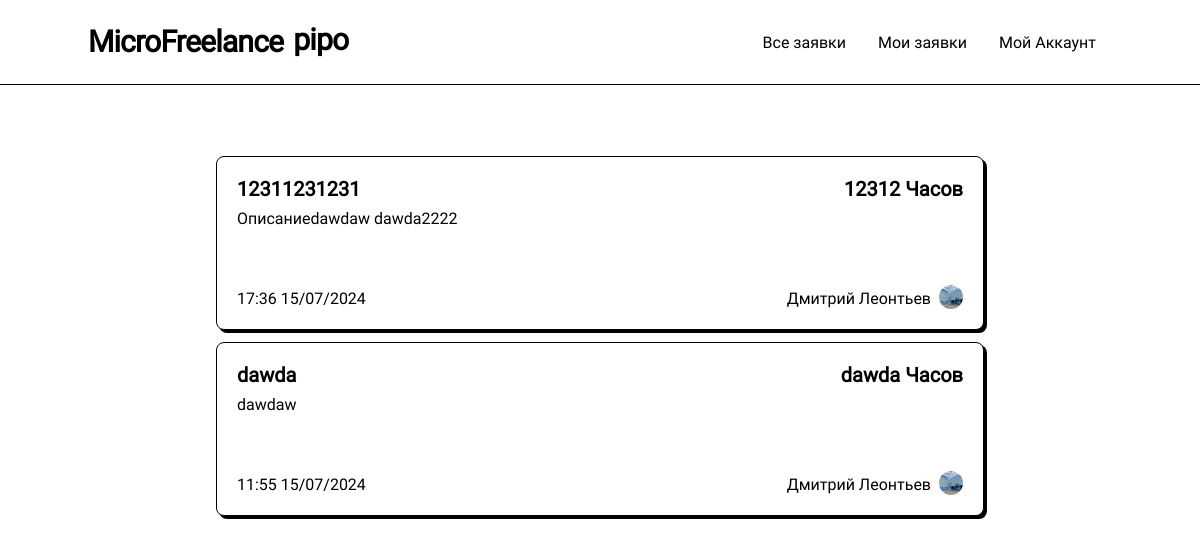
Page /all-tasks on the earlier database version.
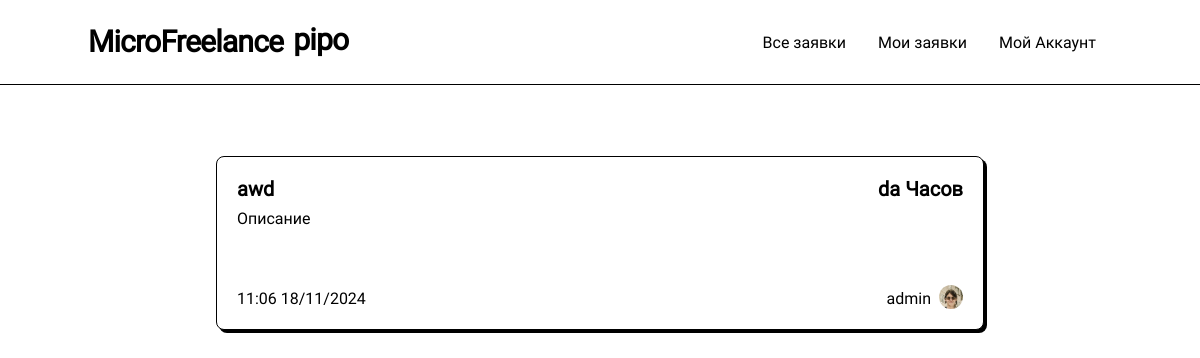
Same page on the later database version.
### models.py (models this page shows, shortened)
class Post(db.Model):
    __table_name__ = "posts"
    id: Mapped[int]                         = mapped_column(primary_key=True)
    title: Mapped[str]                      = mapped_column(String(64))
    data: Mapped[str]                       = mapped_column(String(256))
    data_text: Mapped[str]                  = mapped_column(String(256))
    coast: Mapped[str]                      = mapped_column(String(64))
    currency: Mapped[str]                   = mapped_column(String(64))
    author_id: Mapped[int]                  = mapped_column(ForeignKey(User.id))
    create_date: Mapped[datetime.datetime]  = mapped_column(DateTime(timezone=True), server_default=func.now())
    update_date: Mapped[datetime.datetime]  = mapped_column(DateTime(timezone=True), server_default=func.now())
    selected: Mapped[bool]                  = mapped_column(default=False)
    selected_date: Mapped[Optional[datetime.datetime]] = mapped_column(DateTime(timezone=True))
    archived: Mapped[bool]                  = mapped_column(default=False)
    archived_date: Mapped[Optional[datetime.datetime]] = mapped_column(DateTime(timezone=True))
    selected_respond_author_id: Mapped[Optional[int]] = mapped_column()
    respond: Mapped[list["PostRespond"]]    = relationship(back_populates="post", cascade="all, delete")
    author: Mapped["User"] = relationship()

class User(UserMixin, db.Model):
    __table_name__ = "users"
    id: Mapped[int]                         = mapped_column(primary_key=True)
    login: Mapped[str]                      = mapped_column(String(64), index=True, unique=True)
    password_hash: Mapped[Optional[str]]    = mapped_column(String(256))
    name: Mapped[Optional[str]]             = mapped_column(String(64))
    aboutme: Mapped[Optional[str]]          = mapped_column(String(256))
    contact_info: Mapped[Optional[str]]     = mapped_column(String(256))
    account_type: Mapped[str]               = mapped_column(String(256), default='student')

### routes.py (the view)
@app.route('/')
@app.route('/index')
@app.route('/all-tasks/<filter>')
@app.route('/all-tasks/')
@app.route('/all-tasks')
def all_tasks(filter = None):
    query = sa.select(Post)                                 \
        .where(Post.selected == False)           \
        .where(Post.archived == False)                      \
        .order_by(Post.selected.desc(), Post.update_date.desc())
    tasks = list(db.session.scalars(query))
    if current_user.is_authenticated and current_user.check_role(['admin', 'teacher']):
        for task in tasks:
            respond_count = sa.select(func.count('*')).where(PostRespond.post_id == task.id)
            task.respond_count = db.session.scalar(respond_count)
    return render_template('post_list.html', tasks = tasks, create_new = True, null_message='Сейчас на сайте обьявлений нет, приходите ещё')

### routes.py (called while the page is built)
def render_template(*args, **kwargs):
    kwargs['current_user'] = current_user
    return base_render_teplate(*args, **kwargs)

### templates/post_list.html (shortened to what this page needs)
{% extends 'base/base.html' %}
{% block content %}
<div class="list">
    {% for task in tasks %}
        <a href="/post/{{ task.id }}">
            <div class="post">
                <div class="top-line">
                    <p class="title"> {{ task.title }} </p>
                    <p class="coast">{{ task.coast  }} {{ task.currency }}</p>
                </div>
                <p class="about">{{ task.data_text|truncate(150) }}</p>
                <div class="bottom-line">
                    <div class="date-author">
                        <p class="date">
                            {{ task.create_date.strftime("%H:%M %d/%m/%Y")}}
                        </p>
                        <div class="author">
                            <p class="name">{{ task.author.name }}</p>
                            <img class="avatar" src="{{ url_for('static', filename='avatars/' + task.author.login + '.webp') }}"
                            onerror="this.src='/static/avatars/placeholder.svg'">
                        </div>
                    </div>
                </div>
            </div>
        </a>
    {% endfor %}
</div>
{% endblock %}

Differences in the rows shown:
removed Post: title "12311231231", coast "12312", currency "Часов", data_text "Описаниеdawdaw dawda2222", create_date "17:36 15/07/2024", author.name "Дмитрий Леонтьев", login (picture)
removed Post: title "dawda", coast "dawda", currency "Часов", data_text "dawdaw", create_date "11:55 15/07/2024", author.name "Дмитрий Леонтьев", login (picture)
now on this page (row edited): Post: title "awd", coast "da", currency "Часов", data_text "Описание", create_date "11:06 18/11/2024", author.name "admin", login (picture)
